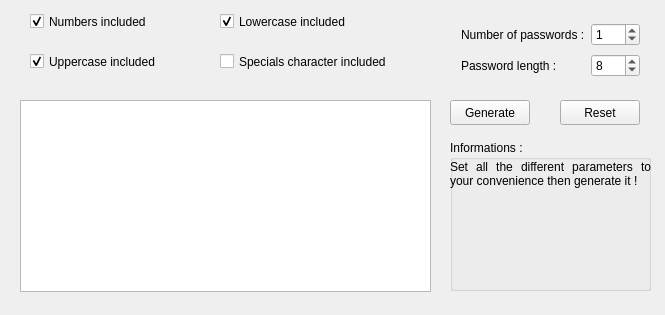
<?xml version="1.0" encoding="UTF-8"?>
<ui version="4.0">
 <class>MainWindow</class>
 <widget class="QMainWindow" name="MainWindow">
  <property name="windowModality">
   <enum>Qt::WindowModal</enum>
  </property>
  <property name="enabled">
   <bool>true</bool>
  </property>
  <property name="geometry">
   <rect>
    <x>0</x>
    <y>0</y>
    <width>665</width>
    <height>315</height>
   </rect>
  </property>
  <property name="minimumSize">
   <size>
    <width>451</width>
    <height>315</height>
   </size>
  </property>
  <property name="focusPolicy">
   <enum>Qt::NoFocus</enum>
  </property>
  <property name="windowTitle">
   <string>Password Generator</string>
  </property>
  <property name="toolButtonStyle">
   <enum>Qt::ToolButtonTextOnly</enum>
  </property>
  <property name="tabShape">
   <enum>QTabWidget::Rounded</enum>
  </property>
  <widget class="QWidget" name="centralWidget">
   <widget class="QWidget" name="gridLayoutWidget">
    <property name="geometry">
     <rect>
      <x>450</x>
      <y>10</y>
      <width>201</width>
      <height>80</height>
     </rect>
    </property>
    <layout class="QGridLayout" name="gridLayout">
     <item row="1" column="0">
      <widget class="QLabel" name="label_passwordLength">
       <property name="text">
        <string>Password length :</string>
       </property>
      </widget>
     </item>
     <item row="0" column="0">
      <widget class="QLabel" name="label_nbPassword">
       <property name="text">
        <string>Number of passwords :</string>
       </property>
      </widget>
     </item>
     <item row="0" column="1">
      <widget class="QSpinBox" name="spinBox_nbPassword">
       <property name="maximum">
        <number>999</number>
       </property>
       <property name="value">
        <number>1</number>
       </property>
      </widget>
     </item>
     <item row="1" column="1">
      <widget class="QSpinBox" name="spinBox_lengthPassword">
       <property name="value">
        <number>8</number>
       </property>
      </widget>
     </item>
    </layout>
   </widget>
   <widget class="QPushButton" name="pushButton_generate">
    <property name="geometry">
     <rect>
      <x>450</x>
      <y>100</y>
      <width>80</width>
      <height>25</height>
     </rect>
    </property>
    <property name="text">
     <string>Generate</string>
    </property>
   </widget>
   <widget class="QListView" name="listView_listPasswords">
    <property name="geometry">
     <rect>
      <x>20</x>
      <y>100</y>
      <width>411</width>
      <height>192</height>
     </rect>
    </property>
    <property name="autoFillBackground">
     <bool>true</bool>
    </property>
    <property name="sizeAdjustPolicy">
     <enum>QAbstractScrollArea::AdjustToContents</enum>
    </property>
    <property name="editTriggers">
     <set>QAbstractItemView::NoEditTriggers</set>
    </property>
    <property name="alternatingRowColors">
     <bool>true</bool>
    </property>
    <property name="uniformItemSizes">
     <bool>true</bool>
    </property>
    <property name="wordWrap">
     <bool>true</bool>
    </property>
    <property name="selectionRectVisible">
     <bool>false</bool>
    </property>
   </widget>
   <widget class="QCheckBox" name="checkBox_number">
    <property name="geometry">
     <rect>
      <x>30</x>
      <y>10</y>
      <width>181</width>
      <height>23</height>
     </rect>
    </property>
    <property name="text">
     <string>Numbers included</string>
    </property>
    <property name="checked">
     <bool>true</bool>
    </property>
   </widget>
   <widget class="QCheckBox" name="checkBox_uppercase">
    <property name="geometry">
     <rect>
      <x>30</x>
      <y>50</y>
      <width>181</width>
      <height>23</height>
     </rect>
    </property>
    <property name="text">
     <string>Uppercase included</string>
    </property>
    <property name="checked">
     <bool>true</bool>
    </property>
   </widget>
   <widget class="QCheckBox" name="checkBox_lowercase">
    <property name="geometry">
     <rect>
      <x>220</x>
      <y>10</y>
      <width>181</width>
      <height>23</height>
     </rect>
    </property>
    <property name="text">
     <string>Lowercase included</string>
    </property>
    <property name="checked">
     <bool>true</bool>
    </property>
   </widget>
   <widget class="QCheckBox" name="checkBox_specials">
    <property name="geometry">
     <rect>
      <x>220</x>
      <y>50</y>
      <width>181</width>
      <height>23</height>
     </rect>
    </property>
    <property name="text">
     <string>Specials character included</string>
    </property>
   </widget>
   <widget class="QGroupBox" name="groupBox">
    <property name="geometry">
     <rect>
      <x>450</x>
      <y>140</y>
      <width>201</width>
      <height>151</height>
     </rect>
    </property>
    <property name="title">
     <string>Informations :</string>
    </property>
    <widget class="QLabel" name="label_informations">
     <property name="geometry">
      <rect>
       <x>0</x>
       <y>20</y>
       <width>201</width>
       <height>131</height>
      </rect>
     </property>
     <property name="inputMethodHints">
      <set>Qt::ImhMultiLine</set>
     </property>
     <property name="text">
      <string>Set all the different parameters to your convenience then generate it !</string>
     </property>
     <property name="alignment">
      <set>Qt::AlignJustify|Qt::AlignTop</set>
     </property>
     <property name="wordWrap">
      <bool>true</bool>
     </property>
     <property name="margin">
      <number>8</number>
     </property>
    </widget>
   </widget>
   <widget class="QPushButton" name="pushButton_reset">
    <property name="geometry">
     <rect>
      <x>560</x>
      <y>100</y>
      <width>80</width>
      <height>25</height>
     </rect>
    </property>
    <property name="text">
     <string>Reset</string>
    </property>
   </widget>
  </widget>
 </widget>
 <layoutdefault spacing="6" margin="11"/>
 <resources/>
 <connections/>
</ui>
